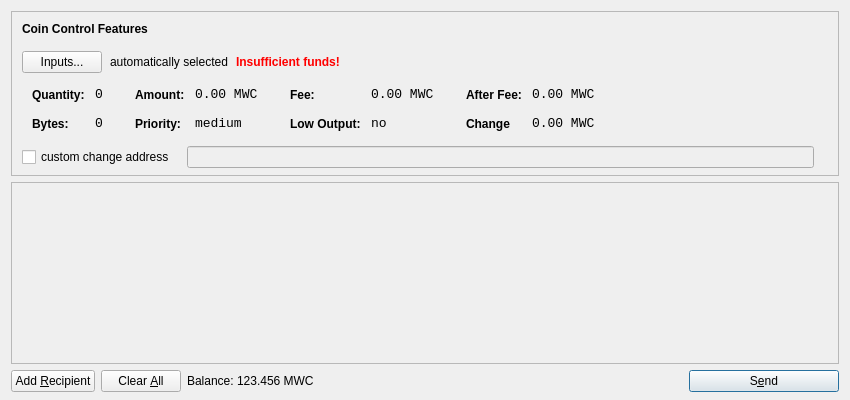
<?xml version="1.0" encoding="UTF-8"?>
<ui version="4.0">
 <class>SendCoinsDialog</class>
 <widget class="QDialog" name="SendCoinsDialog">
  <property name="geometry">
   <rect>
    <x>0</x>
    <y>0</y>
    <width>850</width>
    <height>400</height>
   </rect>
  </property>
  <property name="windowTitle">
   <string>Send Coins</string>
  </property>
  <layout class="QVBoxLayout" name="verticalLayout" stretch="0,1,0">
   <property name="bottomMargin">
    <number>8</number>
   </property>
   <item>
    <widget class="QFrame" name="frameCoinControl">
     <property name="sizePolicy">
      <sizepolicy hsizetype="Expanding" vsizetype="Expanding">
       <horstretch>0</horstretch>
       <verstretch>0</verstretch>
      </sizepolicy>
     </property>
     <property name="maximumSize">
      <size>
       <width>16777215</width>
       <height>16777215</height>
      </size>
     </property>
     <property name="frameShape">
      <enum>QFrame::StyledPanel</enum>
     </property>
     <property name="frameShadow">
      <enum>QFrame::Sunken</enum>
     </property>
     <layout class="QVBoxLayout" name="verticalLayoutCoinControl2">
      <property name="spacing">
       <number>-1</number>
      </property>
      <property name="leftMargin">
       <number>0</number>
      </property>
      <property name="topMargin">
       <number>0</number>
      </property>
      <property name="rightMargin">
       <number>0</number>
      </property>
      <property name="bottomMargin">
       <number>6</number>
      </property>
      <item>
       <layout class="QVBoxLayout" name="verticalLayoutCoinControl" stretch="0,0,0,0,1">
        <property name="spacing">
         <number>0</number>
        </property>
        <property name="leftMargin">
         <number>10</number>
        </property>
        <property name="topMargin">
         <number>10</number>
        </property>
        <item>
         <layout class="QHBoxLayout" name="horizontalLayoutCoinControl1">
          <property name="bottomMargin">
           <number>15</number>
          </property>
          <item>
           <widget class="QLabel" name="labelCoinControlFeatures">
            <property name="sizePolicy">
             <sizepolicy hsizetype="Preferred" vsizetype="Maximum">
              <horstretch>0</horstretch>
              <verstretch>0</verstretch>
             </sizepolicy>
            </property>
            <property name="font">
             <font>
              <weight>75</weight>
              <bold>true</bold>
             </font>
            </property>
            <property name="styleSheet">
             <string notr="true">font-weight:bold;</string>
            </property>
            <property name="text">
             <string>Coin Control Features</string>
            </property>
           </widget>
          </item>
         </layout>
        </item>
        <item>
         <layout class="QHBoxLayout" name="horizontalLayoutCoinControl2" stretch="0,0,0,0">
          <property name="spacing">
           <number>8</number>
          </property>
          <property name="bottomMargin">
           <number>10</number>
          </property>
          <item>
           <widget class="QPushButton" name="pushButtonCoinControl">
            <property name="styleSheet">
             <string notr="true"/>
            </property>
            <property name="text">
             <string>Inputs...</string>
            </property>
           </widget>
          </item>
          <item>
           <widget class="QLabel" name="labelCoinControlAutomaticallySelected">
            <property name="text">
             <string>automatically selected</string>
            </property>
            <property name="margin">
             <number>5</number>
            </property>
           </widget>
          </item>
          <item>
           <widget class="QLabel" name="labelCoinControlInsuffFunds">
            <property name="font">
             <font>
              <weight>75</weight>
              <bold>true</bold>
             </font>
            </property>
            <property name="styleSheet">
             <string notr="true">color:red;font-weight:bold;</string>
            </property>
            <property name="text">
             <string>Insufficient funds!</string>
            </property>
            <property name="margin">
             <number>5</number>
            </property>
           </widget>
          </item>
          <item>
           <spacer name="horizontalSpacerCoinControl">
            <property name="orientation">
             <enum>Qt::Horizontal</enum>
            </property>
            <property name="sizeHint" stdset="0">
             <size>
              <width>40</width>
              <height>1</height>
             </size>
            </property>
           </spacer>
          </item>
         </layout>
        </item>
        <item>
         <widget class="QWidget" name="widgetCoinControl" native="true">
          <property name="sizePolicy">
           <sizepolicy hsizetype="Preferred" vsizetype="Preferred">
            <horstretch>0</horstretch>
            <verstretch>0</verstretch>
           </sizepolicy>
          </property>
          <property name="minimumSize">
           <size>
            <width>0</width>
            <height>0</height>
           </size>
          </property>
          <property name="styleSheet">
           <string notr="true"/>
          </property>
          <layout class="QHBoxLayout" name="horizontalLayoutCoinControl5">
           <property name="margin">
            <number>0</number>
           </property>
           <item>
            <layout class="QHBoxLayout" name="horizontalLayoutCoinControl3" stretch="0,0,0,1">
             <property name="spacing">
              <number>20</number>
             </property>
             <property name="topMargin">
              <number>0</number>
             </property>
             <property name="bottomMargin">
              <number>10</number>
             </property>
             <item>
              <layout class="QFormLayout" name="formLayoutCoinControl1">
               <property name="horizontalSpacing">
                <number>10</number>
               </property>
               <property name="verticalSpacing">
                <number>14</number>
               </property>
               <property name="leftMargin">
                <number>10</number>
               </property>
               <property name="topMargin">
                <number>4</number>
               </property>
               <property name="rightMargin">
                <number>6</number>
               </property>
               <item row="0" column="0">
                <widget class="QLabel" name="labelCoinControlQuantityText">
                 <property name="styleSheet">
                  <string notr="true">font-weight:bold;</string>
                 </property>
                 <property name="text">
                  <string>Quantity:</string>
                 </property>
                 <property name="margin">
                  <number>0</number>
                 </property>
                </widget>
               </item>
               <item row="0" column="1">
                <widget class="QLabel" name="labelCoinControlQuantity">
                 <property name="font">
                  <font>
                   <family>Monospace</family>
                   <pointsize>10</pointsize>
                  </font>
                 </property>
                 <property name="cursor">
                  <cursorShape>IBeamCursor</cursorShape>
                 </property>
                 <property name="contextMenuPolicy">
                  <enum>Qt::ActionsContextMenu</enum>
                 </property>
                 <property name="text">
                  <string>0</string>
                 </property>
                 <property name="margin">
                  <number>0</number>
                 </property>
                 <property name="textInteractionFlags">
                  <set>Qt::LinksAccessibleByMouse|Qt::TextSelectableByKeyboard|Qt::TextSelectableByMouse</set>
                 </property>
                </widget>
               </item>
               <item row="1" column="0">
                <widget class="QLabel" name="labelCoinControlBytesText">
                 <property name="styleSheet">
                  <string notr="true">font-weight:bold;</string>
                 </property>
                 <property name="text">
                  <string>Bytes:</string>
                 </property>
                </widget>
               </item>
               <item row="1" column="1">
                <widget class="QLabel" name="labelCoinControlBytes">
                 <property name="font">
                  <font>
                   <family>Monospace</family>
                   <pointsize>10</pointsize>
                  </font>
                 </property>
                 <property name="cursor">
                  <cursorShape>IBeamCursor</cursorShape>
                 </property>
                 <property name="contextMenuPolicy">
                  <enum>Qt::ActionsContextMenu</enum>
                 </property>
                 <property name="text">
                  <string>0</string>
                 </property>
                 <property name="textInteractionFlags">
                  <set>Qt::LinksAccessibleByMouse|Qt::TextSelectableByKeyboard|Qt::TextSelectableByMouse</set>
                 </property>
                </widget>
               </item>
              </layout>
             </item>
             <item>
              <layout class="QFormLayout" name="formLayoutCoinControl2">
               <property name="horizontalSpacing">
                <number>10</number>
               </property>
               <property name="verticalSpacing">
                <number>14</number>
               </property>
               <property name="leftMargin">
                <number>6</number>
               </property>
               <property name="topMargin">
                <number>4</number>
               </property>
               <property name="rightMargin">
                <number>6</number>
               </property>
               <item row="0" column="0">
                <widget class="QLabel" name="labelCoinControlAmountText">
                 <property name="styleSheet">
                  <string notr="true">font-weight:bold;</string>
                 </property>
                 <property name="text">
                  <string>Amount:</string>
                 </property>
                 <property name="margin">
                  <number>0</number>
                 </property>
                </widget>
               </item>
               <item row="0" column="1">
                <widget class="QLabel" name="labelCoinControlAmount">
                 <property name="font">
                  <font>
                   <family>Monospace</family>
                   <pointsize>10</pointsize>
                  </font>
                 </property>
                 <property name="cursor">
                  <cursorShape>IBeamCursor</cursorShape>
                 </property>
                 <property name="contextMenuPolicy">
                  <enum>Qt::ActionsContextMenu</enum>
                 </property>
                 <property name="text">
                  <string>0.00 MWC</string>
                 </property>
                 <property name="textInteractionFlags">
                  <set>Qt::LinksAccessibleByMouse|Qt::TextSelectableByKeyboard|Qt::TextSelectableByMouse</set>
                 </property>
                </widget>
               </item>
               <item row="1" column="0">
                <widget class="QLabel" name="labelCoinControlPriorityText">
                 <property name="styleSheet">
                  <string notr="true">font-weight:bold;</string>
                 </property>
                 <property name="text">
                  <string>Priority:</string>
                 </property>
                </widget>
               </item>
               <item row="1" column="1">
                <widget class="QLabel" name="labelCoinControlPriority">
                 <property name="font">
                  <font>
                   <family>Monospace</family>
                   <pointsize>10</pointsize>
                  </font>
                 </property>
                 <property name="cursor">
                  <cursorShape>IBeamCursor</cursorShape>
                 </property>
                 <property name="contextMenuPolicy">
                  <enum>Qt::ActionsContextMenu</enum>
                 </property>
                 <property name="text">
                  <string>medium</string>
                 </property>
                 <property name="textInteractionFlags">
                  <set>Qt::LinksAccessibleByMouse|Qt::TextSelectableByKeyboard|Qt::TextSelectableByMouse</set>
                 </property>
                </widget>
               </item>
              </layout>
             </item>
             <item>
              <layout class="QFormLayout" name="formLayoutCoinControl3">
               <property name="horizontalSpacing">
                <number>10</number>
               </property>
               <property name="verticalSpacing">
                <number>14</number>
               </property>
               <property name="leftMargin">
                <number>6</number>
               </property>
               <property name="topMargin">
                <number>4</number>
               </property>
               <property name="rightMargin">
                <number>6</number>
               </property>
               <item row="0" column="0">
                <widget class="QLabel" name="labelCoinControlFeeText">
                 <property name="styleSheet">
                  <string notr="true">font-weight:bold;</string>
                 </property>
                 <property name="text">
                  <string>Fee:</string>
                 </property>
                 <property name="margin">
                  <number>0</number>
                 </property>
                </widget>
               </item>
               <item row="0" column="1">
                <widget class="QLabel" name="labelCoinControlFee">
                 <property name="font">
                  <font>
                   <family>Monospace</family>
                   <pointsize>10</pointsize>
                  </font>
                 </property>
                 <property name="cursor">
                  <cursorShape>IBeamCursor</cursorShape>
                 </property>
                 <property name="contextMenuPolicy">
                  <enum>Qt::ActionsContextMenu</enum>
                 </property>
                 <property name="text">
                  <string>0.00 MWC</string>
                 </property>
                 <property name="textInteractionFlags">
                  <set>Qt::LinksAccessibleByMouse|Qt::TextSelectableByKeyboard|Qt::TextSelectableByMouse</set>
                 </property>
                </widget>
               </item>
               <item row="1" column="0">
                <widget class="QLabel" name="labelCoinControlLowOutputText">
                 <property name="styleSheet">
                  <string notr="true">font-weight:bold;</string>
                 </property>
                 <property name="text">
                  <string>Low Output:</string>
                 </property>
                </widget>
               </item>
               <item row="1" column="1">
                <widget class="QLabel" name="labelCoinControlLowOutput">
                 <property name="font">
                  <font>
                   <family>Monospace</family>
                   <pointsize>10</pointsize>
                  </font>
                 </property>
                 <property name="cursor">
                  <cursorShape>IBeamCursor</cursorShape>
                 </property>
                 <property name="contextMenuPolicy">
                  <enum>Qt::ActionsContextMenu</enum>
                 </property>
                 <property name="text">
                  <string>no</string>
                 </property>
                 <property name="textInteractionFlags">
                  <set>Qt::LinksAccessibleByMouse|Qt::TextSelectableByKeyboard|Qt::TextSelectableByMouse</set>
                 </property>
                </widget>
               </item>
              </layout>
             </item>
             <item>
              <layout class="QFormLayout" name="formLayoutCoinControl4">
               <property name="horizontalSpacing">
                <number>10</number>
               </property>
               <property name="verticalSpacing">
                <number>14</number>
               </property>
               <property name="leftMargin">
                <number>6</number>
               </property>
               <property name="topMargin">
                <number>4</number>
               </property>
               <property name="rightMargin">
                <number>6</number>
               </property>
               <item row="0" column="0">
                <widget class="QLabel" name="labelCoinControlAfterFeeText">
                 <property name="styleSheet">
                  <string notr="true">font-weight:bold;</string>
                 </property>
                 <property name="text">
                  <string>After Fee:</string>
                 </property>
                 <property name="margin">
                  <number>0</number>
                 </property>
                </widget>
               </item>
               <item row="0" column="1">
                <widget class="QLabel" name="labelCoinControlAfterFee">
                 <property name="font">
                  <font>
                   <family>Monospace</family>
                   <pointsize>10</pointsize>
                  </font>
                 </property>
                 <property name="cursor">
                  <cursorShape>IBeamCursor</cursorShape>
                 </property>
                 <property name="contextMenuPolicy">
                  <enum>Qt::ActionsContextMenu</enum>
                 </property>
                 <property name="text">
                  <string>0.00 MWC</string>
                 </property>
                 <property name="textInteractionFlags">
                  <set>Qt::LinksAccessibleByMouse|Qt::TextSelectableByKeyboard|Qt::TextSelectableByMouse</set>
                 </property>
                </widget>
               </item>
               <item row="1" column="0">
                <widget class="QLabel" name="labelCoinControlChangeText">
                 <property name="styleSheet">
                  <string notr="true">font-weight:bold;</string>
                 </property>
                 <property name="text">
                  <string>Change</string>
                 </property>
                </widget>
               </item>
               <item row="1" column="1">
                <widget class="QLabel" name="labelCoinControlChange">
                 <property name="font">
                  <font>
                   <family>Monospace</family>
                   <pointsize>10</pointsize>
                  </font>
                 </property>
                 <property name="cursor">
                  <cursorShape>IBeamCursor</cursorShape>
                 </property>
                 <property name="contextMenuPolicy">
                  <enum>Qt::ActionsContextMenu</enum>
                 </property>
                 <property name="text">
                  <string>0.00 MWC</string>
                 </property>
                 <property name="textInteractionFlags">
                  <set>Qt::LinksAccessibleByMouse|Qt::TextSelectableByKeyboard|Qt::TextSelectableByMouse</set>
                 </property>
                </widget>
               </item>
              </layout>
             </item>
            </layout>
           </item>
          </layout>
         </widget>
        </item>
        <item>
         <layout class="QHBoxLayout" name="horizontalLayoutCoinControl4" stretch="0,0,0">
          <property name="spacing">
           <number>12</number>
          </property>
          <property name="sizeConstraint">
           <enum>QLayout::SetDefaultConstraint</enum>
          </property>
          <property name="topMargin">
           <number>5</number>
          </property>
          <property name="rightMargin">
           <number>5</number>
          </property>
          <item>
           <widget class="QCheckBox" name="checkBoxCoinControlChange">
            <property name="text">
             <string>custom change address</string>
            </property>
           </widget>
          </item>
          <item>
           <widget class="QLineEdit" name="lineEditCoinControlChange">
            <property name="enabled">
             <bool>false</bool>
            </property>
            <property name="sizePolicy">
             <sizepolicy hsizetype="Expanding" vsizetype="Fixed">
              <horstretch>0</horstretch>
              <verstretch>0</verstretch>
             </sizepolicy>
            </property>
           </widget>
          </item>
          <item>
           <widget class="QLabel" name="labelCoinControlChangeLabel">
            <property name="sizePolicy">
             <sizepolicy hsizetype="Preferred" vsizetype="Expanding">
              <horstretch>0</horstretch>
              <verstretch>0</verstretch>
             </sizepolicy>
            </property>
            <property name="minimumSize">
             <size>
              <width>0</width>
              <height>0</height>
             </size>
            </property>
            <property name="text">
             <string/>
            </property>
            <property name="margin">
             <number>3</number>
            </property>
           </widget>
          </item>
         </layout>
        </item>
        <item>
         <spacer name="verticalSpacerCoinControl">
          <property name="orientation">
           <enum>Qt::Vertical</enum>
          </property>
          <property name="sizeHint" stdset="0">
           <size>
            <width>800</width>
            <height>1</height>
           </size>
          </property>
         </spacer>
        </item>
       </layout>
      </item>
     </layout>
    </widget>
   </item>
   <item>
    <widget class="QScrollArea" name="scrollArea">
     <property name="widgetResizable">
      <bool>true</bool>
     </property>
     <widget class="QWidget" name="scrollAreaWidgetContents">
      <property name="geometry">
       <rect>
        <x>0</x>
        <y>0</y>
        <width>830</width>
        <height>165</height>
       </rect>
      </property>
      <layout class="QVBoxLayout" name="verticalLayout_2">
       <property name="margin">
        <number>0</number>
       </property>
       <item>
        <layout class="QVBoxLayout" name="entries">
         <property name="spacing">
          <number>6</number>
         </property>
        </layout>
       </item>
       <item>
        <spacer name="verticalSpacer">
         <property name="orientation">
          <enum>Qt::Vertical</enum>
         </property>
         <property name="sizeHint" stdset="0">
          <size>
           <width>20</width>
           <height>40</height>
          </size>
         </property>
        </spacer>
       </item>
      </layout>
     </widget>
    </widget>
   </item>
   <item>
    <layout class="QHBoxLayout" name="horizontalLayout">
     <item>
      <widget class="QPushButton" name="addButton">
       <property name="toolTip">
        <string>Send to multiple recipients at once</string>
       </property>
       <property name="text">
        <string>Add &amp;Recipient</string>
       </property>
       <property name="icon">
        <iconset resource="../bitcoin.qrc">
         <normaloff>:/icons/add</normaloff>:/icons/add</iconset>
       </property>
       <property name="autoDefault">
        <bool>false</bool>
       </property>
      </widget>
     </item>
     <item>
      <widget class="QPushButton" name="clearButton">
       <property name="sizePolicy">
        <sizepolicy hsizetype="Minimum" vsizetype="Fixed">
         <horstretch>0</horstretch>
         <verstretch>0</verstretch>
        </sizepolicy>
       </property>
       <property name="toolTip">
        <string>Remove all transaction fields</string>
       </property>
       <property name="text">
        <string>Clear &amp;All</string>
       </property>
       <property name="icon">
        <iconset resource="../bitcoin.qrc">
         <normaloff>:/icons/remove</normaloff>:/icons/remove</iconset>
       </property>
       <property name="autoRepeatDelay">
        <number>300</number>
       </property>
       <property name="autoDefault">
        <bool>false</bool>
       </property>
      </widget>
     </item>
     <item>
      <layout class="QHBoxLayout" name="horizontalLayout_2">
       <property name="spacing">
        <number>3</number>
       </property>
       <item>
        <widget class="QLabel" name="label">
         <property name="sizePolicy">
          <sizepolicy hsizetype="Preferred" vsizetype="Fixed">
           <horstretch>0</horstretch>
           <verstretch>0</verstretch>
          </sizepolicy>
         </property>
         <property name="text">
          <string>Balance:</string>
         </property>
        </widget>
       </item>
       <item>
        <widget class="QLabel" name="labelBalance">
         <property name="sizePolicy">
          <sizepolicy hsizetype="Preferred" vsizetype="Fixed">
           <horstretch>0</horstretch>
           <verstretch>0</verstretch>
          </sizepolicy>
         </property>
         <property name="cursor">
          <cursorShape>IBeamCursor</cursorShape>
         </property>
         <property name="text">
          <string>123.456 MWC</string>
         </property>
         <property name="textInteractionFlags">
          <set>Qt::LinksAccessibleByMouse|Qt::TextSelectableByKeyboard|Qt::TextSelectableByMouse</set>
         </property>
        </widget>
       </item>
      </layout>
     </item>
     <item>
      <spacer name="horizontalSpacer">
       <property name="orientation">
        <enum>Qt::Horizontal</enum>
       </property>
       <property name="sizeHint" stdset="0">
        <size>
         <width>40</width>
         <height>20</height>
        </size>
       </property>
      </spacer>
     </item>
     <item>
      <widget class="QPushButton" name="sendButton">
       <property name="minimumSize">
        <size>
         <width>150</width>
         <height>0</height>
        </size>
       </property>
       <property name="toolTip">
        <string>Confirm the send action</string>
       </property>
       <property name="text">
        <string>S&amp;end</string>
       </property>
       <property name="icon">
        <iconset resource="../bitcoin.qrc">
         <normaloff>:/icons/send</normaloff>:/icons/send</iconset>
       </property>
       <property name="default">
        <bool>true</bool>
       </property>
      </widget>
     </item>
    </layout>
   </item>
  </layout>
 </widget>
 <resources>
  <include location="../bitcoin.qrc"/>
 </resources>
 <connections/>
</ui>
